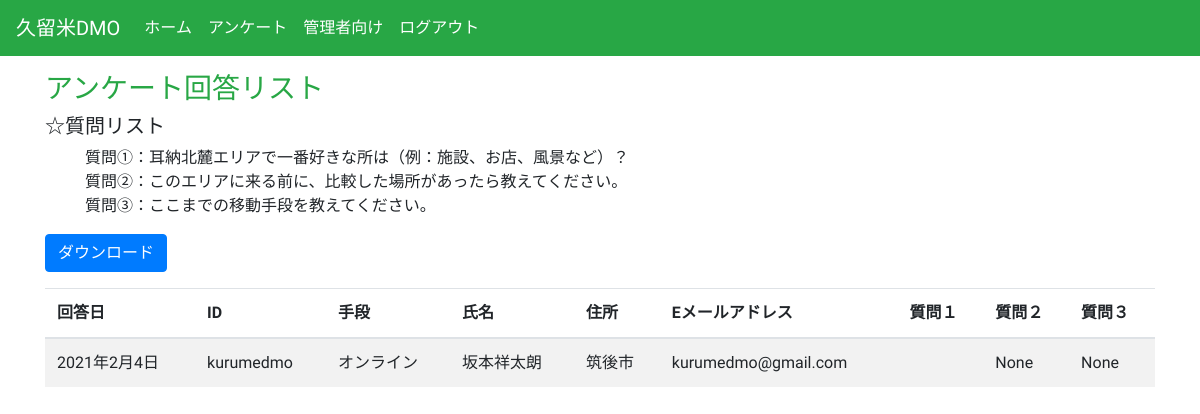
Page /list/ (signed in) on the earlier database version.
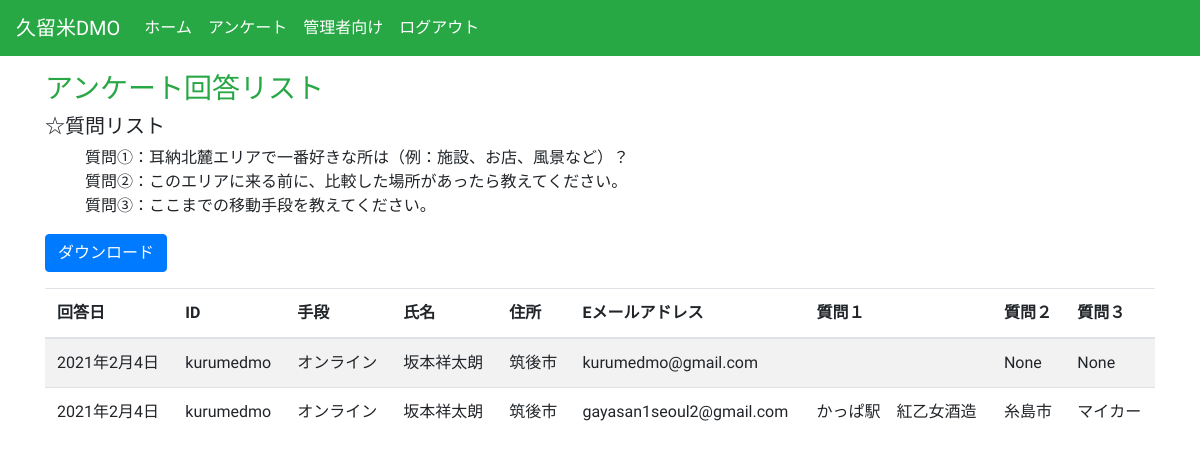
Same page on the later database version.
### anke/models.py (models this page shows, shortened)
class Anke(models.Model):
    STATUS_CHOICES = (
        ('on', 'オンライン'),
        ('off', '紙'),
    )
    SHOP_CHOICES = (
        ('ka', 'カパテリア'),
        ('be', '紅乙女酒造'),
        ('ky', '巨峰ワイン'),
        ('ju', '樹蘭マルシェ'),
    )
    SEX_CHOICES = (
        ('m', '男性'),
        ('f', '女性'),
    )
    TRAFFIC_CHOICES = (
        ('m-car','マイカー'),
        ('r-car','レンタカー'),
        ('jr','ＪＲ'),
        ('r-bus','路線バス'),
        ('s-bus','観光バス'),
        ('others','その他'),
    )
    user = models.ForeignKey(settings.AUTH_USER_MODEL,
                             related_name='anke_created',
                             on_delete=models.PROTECT, verbose_name=('ユーザー'), null=True, blank=True)
    name = models.CharField(max_length=200, verbose_name=('氏名'))
    shop = models.CharField(max_length=300, null=True, verbose_name=('お店'), choices=SHOP_CHOICES)
    age = models.PositiveIntegerField(null=True, verbose_name=('年齢'))
    sex = models.CharField(max_length=200, null=True, verbose_name=('性別'), choices=SEX_CHOICES)
    address = models.CharField(blank=True, null=True, max_length=300, verbose_name=('住所'))
    email = models.EmailField(verbose_name=('Eメールアドレス'))
    created = models.DateTimeField(auto_now_add=True, verbose_name=('回答日時'), null=True)
    status = models.CharField(max_length=200, choices=STATUS_CHOICES, verbose_name='回答手段', null=True, default='on')
    question1 = models.TextField(blank=True, null=True, verbose_name=('質問①'))
    question2 = models.TextField(blank=True, null=True, verbose_name=('質問②'))
    question3 = models.CharField(max_length=200, choices=TRAFFIC_CHOICES, verbose_name='質問③', null=True, blank=True)
    class Meta:
        verbose_name = ('アンケート')
        verbose_name_plural = ('アンケート')
        permissions = [
            ('special_status1', 'kapateria'),
        ]

### anke/views.py (the view)
# urls.py: path('list/', views.ankeList, name='list'),
@staff_member_required
@login_required
def ankeList(request):
    data = Anke.objects.all()
    return render(request, 'anke/list.html', {'data': data})

### anke/templates/anke/list.html (shortened to what this page needs)
{% extends 'base.html' %}
{% load crispy_forms_tags %}
{% block content %}
<div class="container">
<h3 class="mt-3 text-success">アンケート回答リスト</h3>
    <div class="questions">
      <h5>☆質問リスト</h5>
      <ul  style="list-style: none;">
        <li>質問①：耳納北麓エリアで一番好きな所は（例：施設、お店、風景など）？</li>
        <li>質問②：このエリアに来る前に、比較した場所があったら教えてください。</li>
        <li>質問③：ここまでの移動手段を教えてください。</li>
      </ul>
    </div>
    <a class="btn btn-primary mb-3" href="{%  url 'anke:export' %}">ダウンロード</a>
    <table class="table table-striped">
        <thead>
            <tr>
            <th scope="col">回答日</th>
            <th scope="col">ID</th>
            <th scope="col">手段</th>
            <th scope="col">氏名</th>
            <th scope="col">住所</th>
            <th scope="col">Eメールアドレス</th>
            <th scope="col">質問１</th>
            <th scope="col">質問２</th>
            <th scope="col">質問３</th>
            </tr>
          </thead>
    <tbody>
    {% for answer in data %}
    <tr　scope="row">
      <td>{{answer.created|date}}</td>
      <td>{{answer.user}}</td>
      <td>{{answer.get_status_display}}</td>
      <td>{{answer.name}}</td>
      <td>{{answer.address}}</td>
      <td>{{answer.email}}</td>
      <td>{{answer.question1}}</td>
      <td>{{answer.question2}}</td>
      <td>{{answer.get_question3_display}}</td>
  </tr>
    {% endfor %}
    </tbody>
    </table>
</div>
{% endblock content %}

Differences in the rows shown:
added Anke: created "2021年2月4日", user "kurumedmo", status "オンライン", name "坂本祥太朗", address "筑後市", email "gayasan1seoul2@gmail.com", question1 "かっぱ駅 紅乙女酒造", question2 "糸島市", question3 "マイカー"
